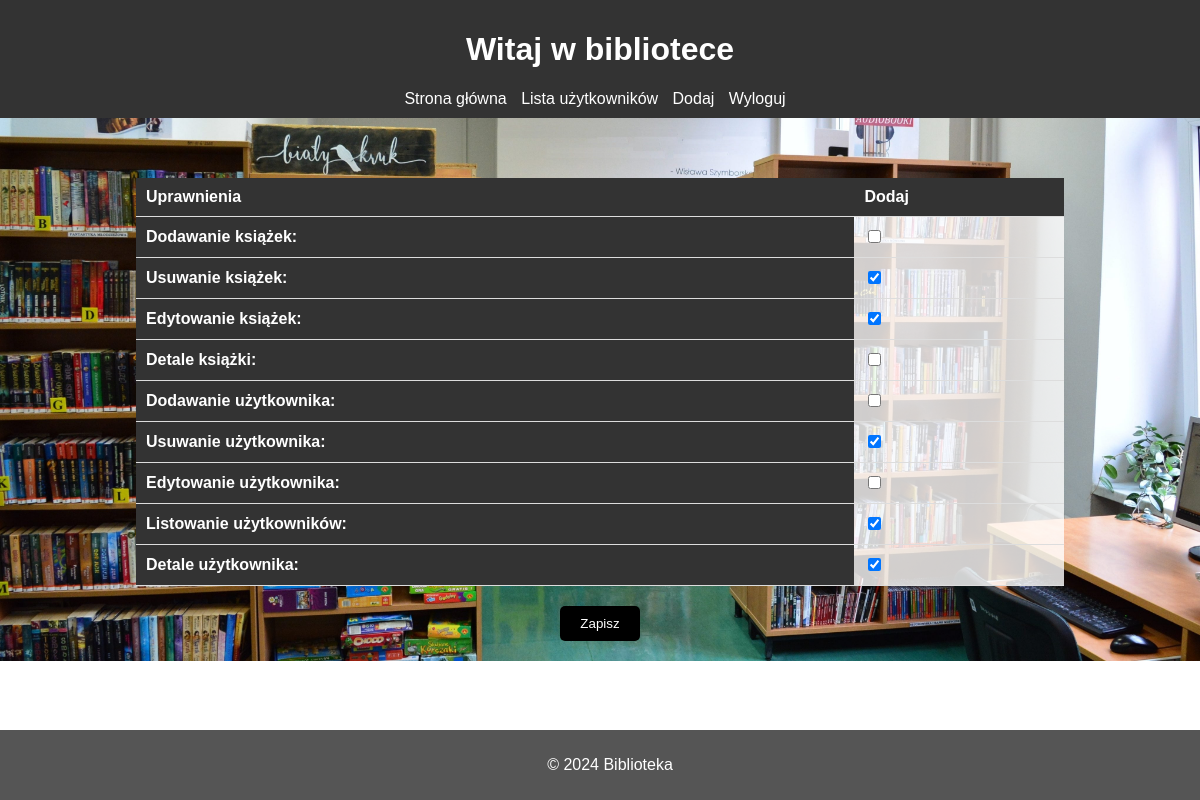
The app's page /permissions/20 (signed in) with its own data.
### uzytkownicy/models.py (models this page shows, shortened)
class Permissions(models.Model):
    User = models.ForeignKey(User, on_delete=models.CASCADE)
    Add_books = models.BooleanField(verbose_name="Dodawanie książek", default=False)
    Delete_books = models.BooleanField(verbose_name="Usuwanie książek", default=False)
    Edit_books = models.BooleanField(verbose_name="Edytowanie książek", default=False)
    Detail_book = models.BooleanField(verbose_name="Detale książki", default=False)
    Add_user = models.BooleanField(verbose_name="Dodawanie użytkownika", default=False)
    Delete_user = models.BooleanField(verbose_name="Usuwanie użytkownika", default=False)
    Edit_user = models.BooleanField(verbose_name="Edytowanie użytkownika", default=False)
    List_user = models.BooleanField(verbose_name="Listowanie użytkowników", default=False)
    Detail_user = models.BooleanField(verbose_name="Detale użytkownika", default=False)

### uzytkownicy/views.py (the view, shortened to what this page needs)
# urls.py: path('permissions/<int:pk>', views.PermissionsView.as_view(), name='permissions'),
class PermissionsView(LoginRequiredMixin, HandleNoPermission, UpdateView):
    model = Permissions
    form_class = UpdatePermissions
    template_name = 'permissionsUser.html'
    success_url = reverse_lazy('users')
    def get_object(self):
        user = User.objects.get(id=self.kwargs['pk'])
        permission = Permissions.objects.get(User=user)
        return permission
    def test_func(self) -> bool | None:
        if User.objects.get(id=self.kwargs['pk']) == self.request.user:
            return True
        else:
            return Permissions.objects.get(User=self.request.user.id).Edit_user

### uzytkownicy/forms.py
class UpdatePermissions(forms.ModelForm):
    class Meta:
        model = Permissions
        fields = ["Add_books",
                "Delete_books",
                "Edit_books",
                "Detail_book",
                "Add_user",
                "Delete_user",
                "Edit_user",
                "List_user",
                "Detail_user"]

### uzytkownicy/templates/permissionsUser.html (shortened to what this page needs)
{% load static %}
<!DOCTYPE html>
<html lang="en">
<head>
</head>
<body>
    <header>
        <h1>Witaj w bibliotece</h1>
        <nav>
            <ul>
                <li><a href="{% url 'home' %}">Strona główna</a></li>
                <li><a href="{% url 'users' %}">Lista użytkowników</a></li>
                <li><a href="{% url 'addUser' %}">Dodaj</a></li>
                {% if user.is_authenticated %}
                <li><a href="{% url 'logout' %}">Wyloguj</a></li>
            {% else %}
                <li><a href="{% url 'login' %}">Zaloguj</a></li>
            {% endif %}
            </ul>
        </nav>
    </header>
    <main>
        <table border="1">
                <form method="POST" action="">
                    <thead>
                        <table>
                        <tr>
                          <th>Uprawnienia</th>
                          <th>Dodaj </th>
                        </tr>
                    {{ form.as_table }}
                </table>
                    <input type="submit" value="Zapisz">
                    </form>
    </main>
    <footer>
        <p>&copy; 2024 Biblioteka</p>
    </footer>
</body>
</html>

### records on screen
Permissions: Delete_books "☑", Edit_books "☑", Delete_user "☑", List_user "☑", Detail_user "☑"
